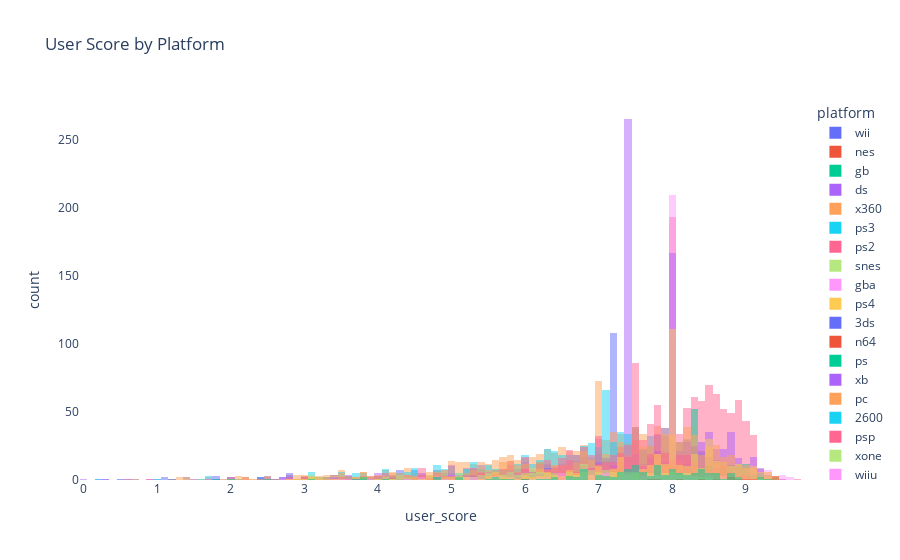

This figure's notebook cell:
### Code cell
cs_hist = px.histogram(vg, x='user_score', color='platform', barmode='overlay',
                       title='User Score by Platform')

cs_hist.update_layout({
    'plot_bgcolor':'rgba(0, 0, 0, 0)',
    'paper_bgcolor':'rgba(0, 0, 0, 0)'
})

cs_hist.show()

### Figure 1 — Plotly figure (JSON) as saved in the notebook; plotly's stock layout.template omitted (floating-point values rounded to 4 significant figures; data arrays with more than 128 entries replaced by an {"elided": "..."} marker saying what was removed)
{"data": [{"alignmentgroup": "True", "bingroup": "x", "hovertemplate": "platform=wii<br>user_score=%{x}<br>count=%{y}<extra></extra>", "legendgroup": "wii", "marker": {"color": "#636efa", "opacity": 0.5, "pattern": {"shape": ""}}, "name": "wii", "offsetgroup": "wii", "orientation": "v", "showlegend": true, "type": "histogram", "x": {"elided": "1320 float values"}, "xaxis": "x", "yaxis": "y"}, {"alignmentgroup": "True", "bingroup": "x", "hovertemplate": "platform=nes<br>user_score=%{x}<br>count=%{y}<extra></extra>", "legendgroup": "nes", "marker": {"color": "#EF553B", "opacity": 0.5, "pattern": {"shape": ""}}, "name": "nes", "offsetgroup": "nes", "orientation": "v", "showlegend": true, "type": "histogram", "x": [null, null, null, null, null, null, null, null, null, null, null, null, null, null, null, null, null, null, null, null, null, null, null, null, null, null, null, null, null, null, null, null, null, null, null, null, null, null, null, null, null, null, null, null, null, null, null, null, null, null, null, null, null, null, null, null, null, null, null, null, null, null, null, null, null, null, null, null, null, null, null, null, null, null, null, null, null, null, null, null, null, null, null, null, null, null, null, null, null, null, null, null, null, null, null, null, null, null], "xaxis": "x", "yaxis": "y"}, {"alignmentgroup": "True", "bingroup": "x", "hovertemplate": "platform=gb<br>user_score=%{x}<br>count=%{y}<extra></extra>", "legendgroup": "gb", "marker": {"color": "#00cc96", "opacity": 0.5, "pattern": {"shape": ""}}, "name": "gb", "offsetgroup": "gb", "orientation": "v", "showlegend": true, "type": "histogram", "x": [null, null, null, null, null, null, null, null, null, null, null, null, null, null, null, null, null, null, null, null, null, null, null, null, null, null, null, null, null, null, null, null, null, null, null, null, null, null, null, null, null, null, null, null, null, null, null, null, null, null, null, null, null, null, null, null, null, null, null, null, null, null, null, null, null, null, null, null, null, null, null, null, null, null, null, null, null, null, null, null, null, null, null, null, null, null, null, null, null, null, null, null, null, null, null, null, null, null], "xaxis": "x", "yaxis": "y"}, {"alignmentgroup": "True", "bingroup": "x", "hovertemplate": "platform=ds<br>user_score=%{x}<br>count=%{y}<extra></extra>", "legendgroup": "ds", "marker": {"color": "#ab63fa", "opacity": 0.5, "pattern": {"shape": ""}}, "name": "ds", "offsetgroup": "ds", "orientation": "v", "showlegend": true, "type": "histogram", "x": {"elided": "2151 float values"}, "xaxis": "x", "yaxis": "y"}, {"alignmentgroup": "True", "bingroup": "x", "hovertemplate": "platform=x360<br>user_score=%{x}<br>count=%{y}<extra></extra>", "legendgroup": "x360", "marker": {"color": "#FFA15A", "opacity": 0.5, "pattern": {"shape": ""}}, "name": "x360", "offsetgroup": "x360", "orientation": "v", "showlegend": true, "type": "histogram", "x": {"elided": "1262 float values"}, "xaxis": "x", "yaxis": "y"}, {"alignmentgroup": "True", "bingroup": "x", "hovertemplate": "platform=ps3<br>user_score=%{x}<br>count=%{y}<extra></extra>", "legendgroup": "ps3", "marker": {"color": "#19d3f3", "opacity": 0.5, "pattern": {"shape": ""}}, "name": "ps3", "offsetgroup": "ps3", "orientation": "v", "showlegend": true, "type": "histogram", "x": {"elided": "1330 float values"}, "xaxis": "x", "yaxis": "y"}, {"alignmentgroup": "True", "bingroup": "x", "hovertemplate": "platform=ps2<br>user_score=%{x}<br>count=%{y}<extra></extra>", "legendgroup": "ps2", "marker": {"color": "#FF6692", "opacity": 0.5, "pattern": {"shape": ""}}, "name": "ps2", "offsetgroup": "ps2", "orientation": "v", "showlegend": true, "type": "histogram", "x": {"elided": "2161 float values"}, "xaxis": "x", "yaxis": "y"}, {"alignmentgroup": "True", "bingroup": "x", "hovertemplate": "platform=snes<br>user_score=%{x}<br>count=%{y}<extra></extra>", "legendgroup": "snes", "marker": {"color": "#B6E880", "opacity": 0.5, "pattern": {"shape": ""}}, "name": "snes", "offsetgroup": "snes", "orientation": "v", "showlegend": true, "type": "histogram", "x": {"elided": "239 null values"}, "xaxis": "x", "yaxis": "y"}, {"alignmentgroup": "True", "bingroup": "x", "hovertemplate": "platform=gba<br>user_score=%{x}<br>count=%{y}<extra></extra>", "legendgroup": "gba", "marker": {"color": "#FF97FF", "opacity": 0.5, "pattern": {"shape": ""}}, "name": "gba", "offsetgroup": "gba", "orientation": "v", "showlegend": true, "type": "histogram", "x": {"elided": "822 float values"}, "xaxis": "x", "yaxis": "y"}, {"alignmentgroup": "True", "bingroup": "x", "hovertemplate": "platform=ps4<br>user_score=%{x}<br>count=%{y}<extra></extra>", "legendgroup": "ps4", "marker": {"color": "#FECB52", "opacity": 0.5, "pattern": {"shape": ""}}, "name": "ps4", "offsetgroup": "ps4", "orientation": "v", "showlegend": true, "type": "histogram", "x": {"elided": "392 float values"}, "xaxis": "x", "yaxis": "y"}, {"alignmentgroup": "True", "bingroup": "x", "hovertemplate": "platform=3ds<br>user_score=%{x}<br>count=%{y}<extra></extra>", "legendgroup": "3ds", "marker": {"color": "#636efa", "opacity": 0.5, "pattern": {"shape": ""}}, "name": "3ds", "offsetgroup": "3ds", "orientation": "v", "showlegend": true, "type": "histogram", "x": {"elided": "520 float values"}, "xaxis": "x", "yaxis": "y"}, {"alignmentgroup": "True", "bingroup": "x", "hovertemplate": "platform=n64<br>user_score=%{x}<br>count=%{y}<extra></extra>", "legendgroup": "n64", "marker": {"color": "#EF553B", "opacity": 0.5, "pattern": {"shape": ""}}, "name": "n64", "offsetgroup": "n64", "orientation": "v", "showlegend": true, "type": "histogram", "x": {"elided": "319 null values"}, "xaxis": "x", "yaxis": "y"}, {"alignmentgroup": "True", "bingroup": "x", "hovertemplate": "platform=ps<br>user_score=%{x}<br>count=%{y}<extra></extra>", "legendgroup": "ps", "marker": {"color": "#00cc96", "opacity": 0.5, "pattern": {"shape": ""}}, "name": "ps", "offsetgroup": "ps", "orientation": "v", "showlegend": true, "type": "histogram", "x": {"elided": "1197 float values"}, "xaxis": "x", "yaxis": "y"}, {"alignmentgroup": "True", "bingroup": "x", "hovertemplate": "platform=xb<br>user_score=%{x}<br>count=%{y}<extra></extra>", "legendgroup": "xb", "marker": {"color": "#ab63fa", "opacity": 0.5, "pattern": {"shape": ""}}, "name": "xb", "offsetgroup": "xb", "orientation": "v", "showlegend": true, "type": "histogram", "x": {"elided": "824 float values"}, "xaxis": "x", "yaxis": "y"}, {"alignmentgroup": "True", "bingroup": "x", "hovertemplate": "platform=pc<br>user_score=%{x}<br>count=%{y}<extra></extra>", "legendgroup": "pc", "marker": {"color": "#FFA15A", "opacity": 0.5, "pattern": {"shape": ""}}, "name": "pc", "offsetgroup": "pc", "orientation": "v", "showlegend": true, "type": "histogram", "x": {"elided": "974 float values"}, "xaxis": "x", "yaxis": "y"}, {"alignmentgroup": "True", "bingroup": "x", "hovertemplate": "platform=2600<br>user_score=%{x}<br>count=%{y}<extra></extra>", "legendgroup": "2600", "marker": {"color": "#19d3f3", "opacity": 0.5, "pattern": {"shape": ""}}, "name": "2600", "offsetgroup": "2600", "orientation": "v", "showlegend": true, "type": "histogram", "x": {"elided": "133 null values"}, "xaxis": "x", "yaxis": "y"}, {"alignmentgroup": "True", "bingroup": "x", "hovertemplate": "platform=psp<br>user_score=%{x}<br>count=%{y}<extra></extra>", "legendgroup": "psp", "marker": {"color": "#FF6692", "opacity": 0.5, "pattern": {"shape": ""}}, "name": "psp", "offsetgroup": "psp", "orientation": "v", "showlegend": true, "type": "histogram", "x": {"elided": "1209 float values"}, "xaxis": "x", "yaxis": "y"}, {"alignmentgroup": "True", "bingroup": "x", "hovertemplate": "platform=xone<br>user_score=%{x}<br>count=%{y}<extra></extra>", "legendgroup": "xone", "marker": {"color": "#B6E880", "opacity": 0.5, "pattern": {"shape": ""}}, "name": "xone", "offsetgroup": "xone", "orientation": "v", "showlegend": true, "type": "histogram", "x": {"elided": "247 float values"}, "xaxis": "x", "yaxis": "y"}, {"alignmentgroup": "True", "bingroup": "x", "hovertemplate": "platform=wiiu<br>user_score=%{x}<br>count=%{y}<extra></extra>", "legendgroup": "wiiu", "marker": {"color": "#FF97FF", "opacity": 0.5, "pattern": {"shape": ""}}, "name": "wiiu", "offsetgroup": "wiiu", "orientation": "v", "showlegend": true, "type": "histogram", "x": {"elided": "147 float values"}, "xaxis": "x", "yaxis": "y"}, {"alignmentgroup": "True", "bingroup": "x", "hovertemplate": "platform=gc<br>user_score=%{x}<br>count=%{y}<extra></extra>", "legendgroup": "gc", "marker": {"color": "#FECB52", "opacity": 0.5, "pattern": {"shape": ""}}, "name": "gc", "offsetgroup": "gc", "orientation": "v", "showlegend": true, "type": "histogram", "x": {"elided": "556 float values"}, "xaxis": "x", "yaxis": "y"}, {"alignmentgroup": "True", "bingroup": "x", "hovertemplate": "platform=gen<br>user_score=%{x}<br>count=%{y}<extra></extra>", "legendgroup": "gen", "marker": {"color": "#636efa", "opacity": 0.5, "pattern": {"shape": ""}}, "name": "gen", "offsetgroup": "gen", "orientation": "v", "showlegend": true, "type": "histogram", "x": [null, null, null, null, null, null, null, null, null, null, null, null, null, null, null, null, null, null, null, null, null, null, null, null, null, null, null, null], "xaxis": "x", "yaxis": "y"}, {"alignmentgroup": "True", "bingroup": "x", "hovertemplate": "platform=dc<br>user_score=%{x}<br>count=%{y}<extra></extra>", "legendgroup": "dc", "marker": {"color": "#EF553B", "opacity": 0.5, "pattern": {"shape": ""}}, "name": "dc", "offsetgroup": "dc", "orientation": "v", "showlegend": true, "type": "histogram", "x": [null, null, null, 9.4, null, 6, 8.4, null, null, null, 8.8, null, null, null, null, null, 9, 9.1, 8.8, 8.9, null, null, 9.4, null, null, null, 7.7, null, 8.6, null, null, null, null, null, 9.4, null, null, null, null, null, 8.1, null, null, null, null, 7.8, null, null, null, null, null, null], "xaxis": "x", "yaxis": "y"}, {"alignmentgroup": "True", "bingroup": "x", "hovertemplate": "platform=psv<br>user_score=%{x}<br>count=%{y}<extra></extra>", "legendgroup": "psv", "marker": {"color": "#00cc96", "opacity": 0.5, "pattern": {"shape": ""}}, "name": "psv", "offsetgroup": "psv", "orientation": "v", "showlegend": true, "type": "histogram", "x": {"elided": "430 float values"}, "xaxis": "x", "yaxis": "y"}, {"alignmentgroup": "True", "bingroup": "x", "hovertemplate": "platform=sat<br>user_score=%{x}<br>count=%{y}<extra></extra>", "legendgroup": "sat", "marker": {"color": "#ab63fa", "opacity": 0.5, "pattern": {"shape": ""}}, "name": "sat", "offsetgroup": "sat", "orientation": "v", "showlegend": true, "type": "histogram", "x": {"elided": "173 null values"}, "xaxis": "x", "yaxis": "y"}, {"alignmentgroup": "True", "bingroup": "x", "hovertemplate": "platform=scd<br>user_score=%{x}<br>count=%{y}<extra></extra>", "legendgroup": "scd", "marker": {"color": "#FFA15A", "opacity": 0.5, "pattern": {"shape": ""}}, "name": "scd", "offsetgroup": "scd", "orientation": "v", "showlegend": true, "type": "histogram", "x": [null, null, null, null, null, null], "xaxis": "x", "yaxis": "y"}, {"alignmentgroup": "True", "bingroup": "x", "hovertemplate": "platform=ws<br>user_score=%{x}<br>count=%{y}<extra></extra>", "legendgroup": "ws", "marker": {"color": "#19d3f3", "opacity": 0.5, "pattern": {"shape": ""}}, "name": "ws", "offsetgroup": "ws", "orientation": "v", "showlegend": true, "type": "histogram", "x": [null, null, null, null, null, null], "xaxis": "x", "yaxis": "y"}, {"alignmentgroup": "True", "bingroup": "x", "hovertemplate": "platform=ng<br>user_score=%{x}<br>count=%{y}<extra></extra>", "legendgroup": "ng", "marker": {"color": "#FF6692", "opacity": 0.5, "pattern": {"shape": ""}}, "name": "ng", "offsetgroup": "ng", "orientation": "v", "showlegend": true, "type": "histogram", "x": [null, null, null, null, null, null, null, null, null, null, null, null], "xaxis": "x", "yaxis": "y"}, {"alignmentgroup": "True", "bingroup": "x", "hovertemplate": "platform=tg16<br>user_score=%{x}<br>count=%{y}<extra></extra>", "legendgroup": "tg16", "marker": {"color": "#B6E880", "opacity": 0.5, "pattern": {"shape": ""}}, "name": "tg16", "offsetgroup": "tg16", "orientation": "v", "showlegend": true, "type": "histogram", "x": [null, null], "xaxis": "x", "yaxis": "y"}, {"alignmentgroup": "True", "bingroup": "x", "hovertemplate": "platform=3do<br>user_score=%{x}<br>count=%{y}<extra></extra>", "legendgroup": "3do", "marker": {"color": "#FF97FF", "opacity": 0.5, "pattern": {"shape": ""}}, "name": "3do", "offsetgroup": "3do", "orientation": "v", "showlegend": true, "type": "histogram", "x": [null, null, null], "xaxis": "x", "yaxis": "y"}, {"alignmentgroup": "True", "bingroup": "x", "hovertemplate": "platform=gg<br>user_score=%{x}<br>count=%{y}<extra></extra>", "legendgroup": "gg", "marker": {"color": "#FECB52", "opacity": 0.5, "pattern": {"shape": ""}}, "name": "gg", "offsetgroup": "gg", "orientation": "v", "showlegend": true, "type": "histogram", "x": [null], "xaxis": "x", "yaxis": "y"}, {"alignmentgroup": "True", "bingroup": "x", "hovertemplate": "platform=pcfx<br>user_score=%{x}<br>count=%{y}<extra></extra>", "legendgroup": "pcfx", "marker": {"color": "#636efa", "opacity": 0.5, "pattern": {"shape": ""}}, "name": "pcfx", "offsetgroup": "pcfx", "orientation": "v", "showlegend": true, "type": "histogram", "x": [null], "xaxis": "x", "yaxis": "y"}], "layout": {"barmode": "overlay", "legend": {"title": {"text": "platform"}, "tracegroupgap": 0}, "paper_bgcolor": "rgba(0, 0, 0, 0)", "plot_bgcolor": "rgba(0, 0, 0, 0)", "title": {"text": "User Score by Platform"}, "xaxis": {"anchor": "y", "domain": [0, 1], "title": {"text": "user_score"}}, "yaxis": {"anchor": "x", "domain": [0, 1], "title": {"text": "count"}}}}
